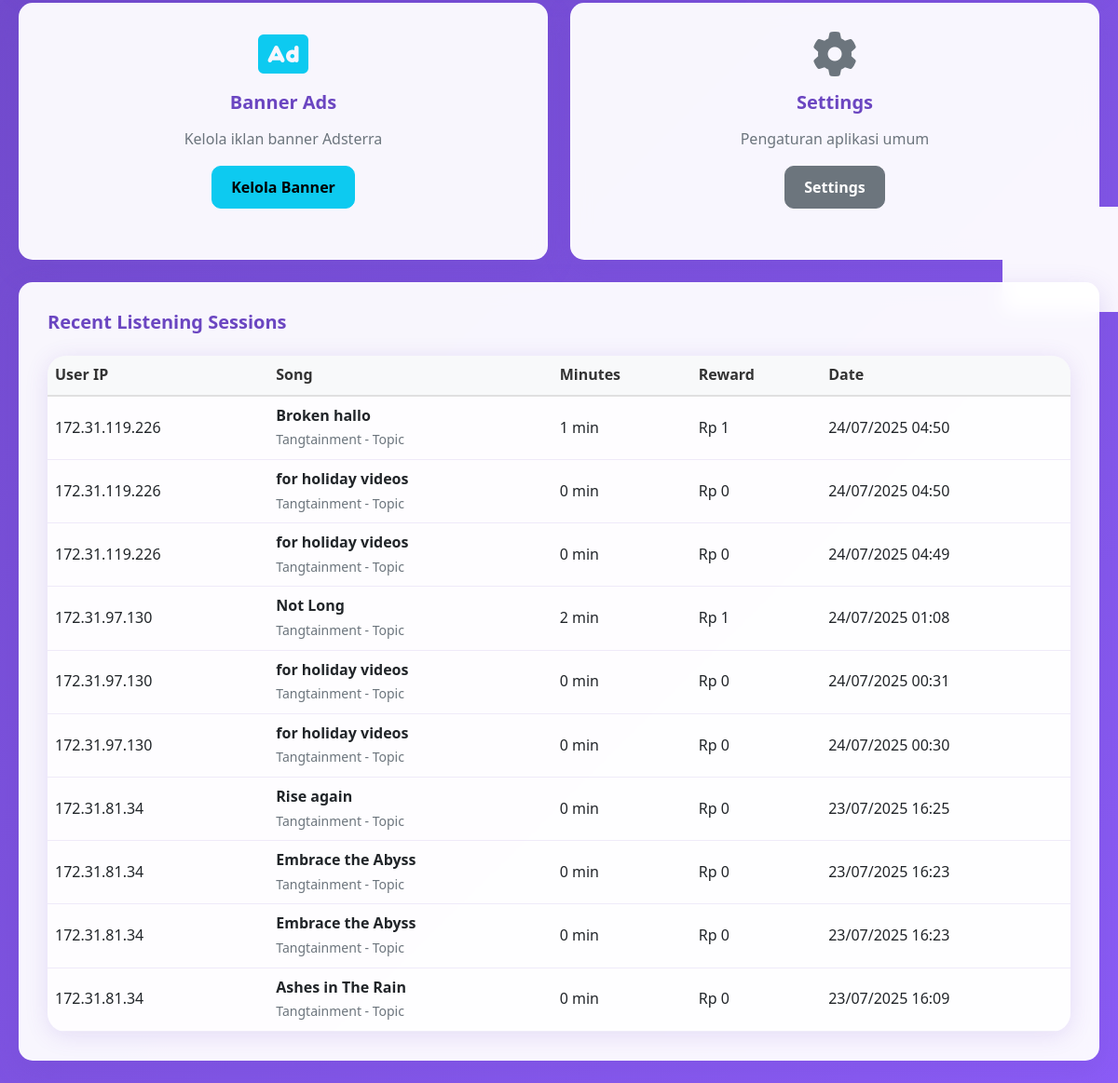
The page /admin/index.php (signed in, lower part) on the database as committed earlier.
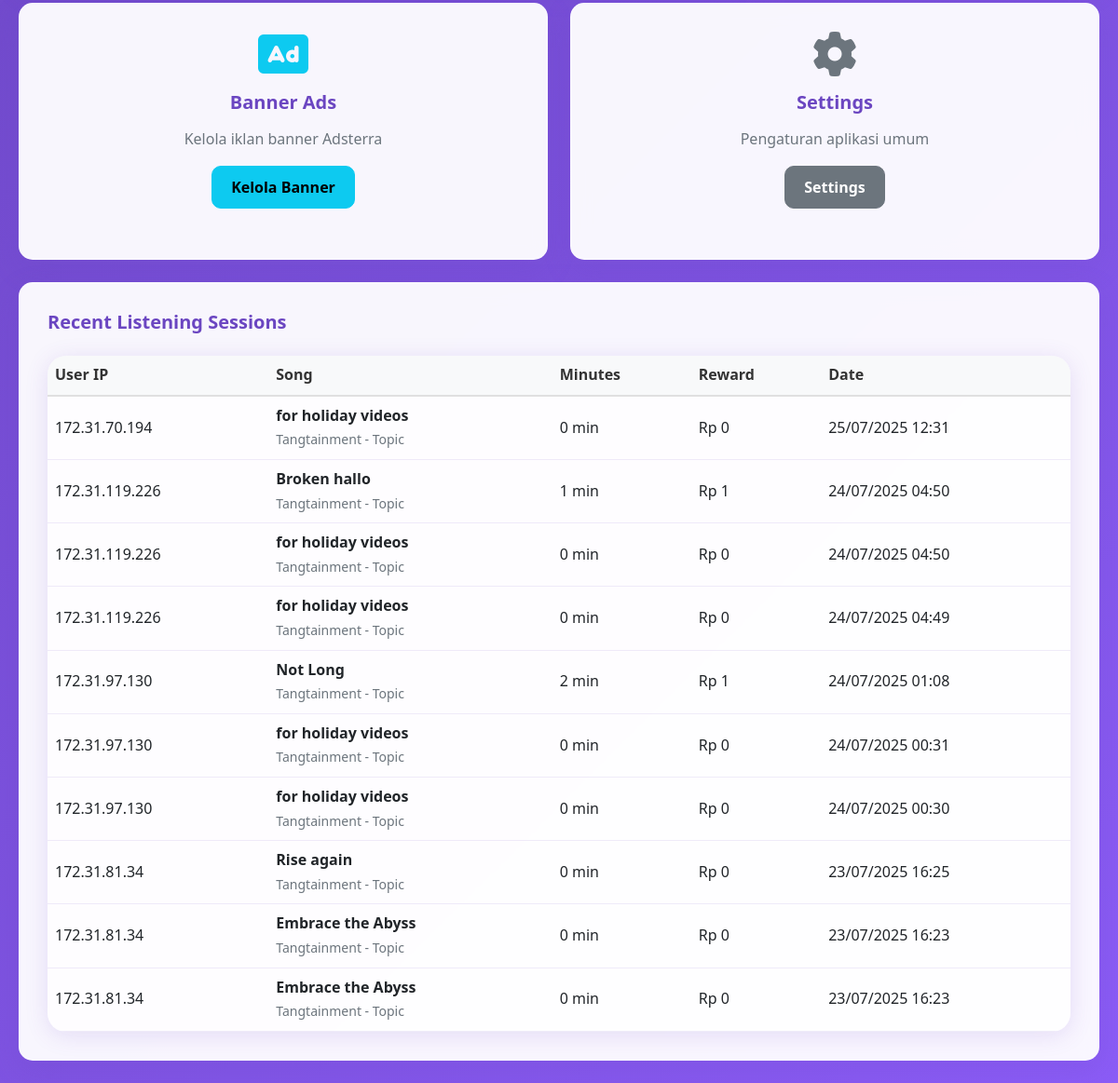
The same page on the database as committed later.
### tables this page shows
CREATE TABLE listening_sessions (
            id INTEGER PRIMARY KEY AUTOINCREMENT,
            user_ip TEXT NOT NULL,
            song_id INTEGER NOT NULL,
            minutes_listened INTEGER DEFAULT 0,
            reward_earned REAL DEFAULT 0.00,
            completed INTEGER DEFAULT 0,
            created_at DATETIME DEFAULT CURRENT_TIMESTAMP,
            FOREIGN KEY (song_id) REFERENCES songs(id)
        );

CREATE TABLE songs (
            id INTEGER PRIMARY KEY AUTOINCREMENT,
            youtube_id TEXT NOT NULL,
            title TEXT NOT NULL,
            artist TEXT NOT NULL,
            thumbnail_url TEXT,
            duration INTEGER DEFAULT 0,
            is_active INTEGER DEFAULT 1,
            created_at DATETIME DEFAULT CURRENT_TIMESTAMP
        );

### admin/index.php (the view, shortened to what this page needs)
<?php
require_once '../config/database.php';
?>
<!DOCTYPE html>
<html lang="id">
<head>
    <link href="https://cdn.jsdelivr.net/npm/bootstrap@5.1.3/dist/css/bootstrap.min.css" rel="stylesheet">
    <link href="https://cdnjs.cloudflare.com/ajax/libs/font-awesome/6.0.0/css/all.min.css" rel="stylesheet">
    <link href="../assets/css/style.css?v=<?= time() ?>" rel="stylesheet">
</head>
<body>
    <div class="container">
        <div class="row">
            <div class="col-md-6 mb-4">
                <div class="admin-card text-center">
                    <i class="fas fa-ad text-info mb-3" style="font-size: 3rem;"></i>
                    <h5>Banner Ads</h5>
                    <p class="text-muted">Kelola iklan banner Adsterra</p>
                    <a href="banner_ads.php" class="btn btn-info">Kelola Banner</a>
                </div>
            </div>
            <div class="col-md-6 mb-4">
                <div class="admin-card text-center">
                    <i class="fas fa-cog text-secondary mb-3" style="font-size: 3rem;"></i>
                    <h5>Settings</h5>
                    <p class="text-muted">Pengaturan aplikasi umum</p>
                    <a href="#" class="btn btn-secondary">Settings</a>
                </div>
            </div>
        </div>
        <div class="admin-card">
            <h5 class="mb-4">Recent Listening Sessions</h5>
            <div class="table-responsive">
                <table class="table">
                    <thead>
                        <tr>
                            <th>User IP</th>
                            <th>Song</th>
                            <th>Minutes</th>
                            <th>Reward</th>
                            <th>Date</th>
                        </tr>
                    </thead>
                    <tbody>
                        <?php
                        $stmt = $pdo->query("
                            SELECT ls.*, s.title, s.artist
                            FROM listening_sessions ls
                            JOIN songs s ON ls.song_id = s.id
                            ORDER BY ls.created_at DESC
                            LIMIT 10
                        ");
                        $sessions = $stmt->fetchAll();
                        foreach ($sessions as $session): ?>
                        <tr>
                            <td><?= htmlspecialchars($session['user_ip']) ?></td>
                            <td>
                                <strong><?= htmlspecialchars($session['title']) ?></strong><br>
                                <small class="text-muted"><?= htmlspecialchars($session['artist']) ?></small>
                            </td>
                            <td><?= $session['minutes_listened'] ?> min</td>
                            <td>Rp <?= number_format($session['reward_earned'], 0, ',', '.') ?></td>
                            <td><?= date('d/m/Y H:i', strtotime($session['created_at'])) ?></td>
                        </tr>
                        <?php endforeach; ?>
                    </tbody>
                </table>
            </div>
        </div>
    </div>
</body>
</html>

Rows that differ between the two databases and show on the page:
no longer on this page (row unchanged): listening_sessions: user_ip "172.31.81.34", song.title "Ashes in The Rain", song.artist "Tangtainment - Topic", minutes_listened "0", reward_earned "0", created_at "23/07/2025 16:09"
added listening_sessions: user_ip "172.31.70.194", song.title "for holiday videos", song.artist "Tangtainment - Topic", minutes_listened "0", reward_earned "0", created_at "25/07/2025 12:31"
